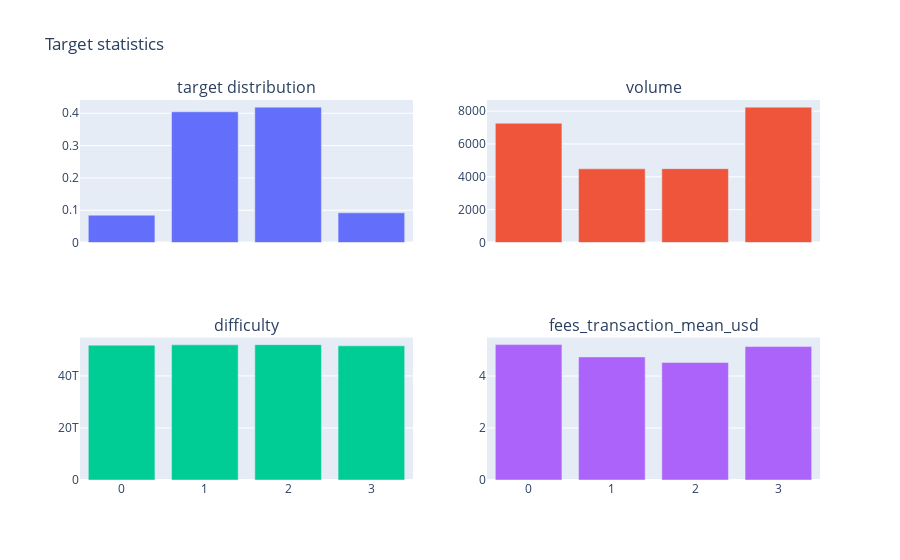

The code cell stored with this chart in its notebook:
### Code cell
# 보다 관계를 명확히 파악하기 위해 barplot을 이용한 시각화 코드 작성
fig: go.Figure = make_subplots(
    rows=2,
    cols=2,
    shared_xaxes=True,
    subplot_titles=(
    "target distribution",
    "volume",
    "difficulty",
    "fees_transaction_mean_usd",
    #"block_count",
    ),
)
_target_disrtibution = eda_df["target"].value_counts() / len(eda_df)
fig.add_trace(
    go.Bar(
        x=_target_disrtibution.index, 
        y=_target_disrtibution,
    ), row=1, col=1
)
fig.add_trace(go.Bar(x=bar_df["target"], y=bar_df["volume"]), row=1, col=2)
fig.add_trace(go.Bar(x=bar_df["target"], y=bar_df["difficulty"]), row=2, col=1)
fig.add_trace(go.Bar(x=bar_df["target"], y=bar_df["fees_transaction_mean_usd"]), row=2, col=2)
#fig.add_trace(go.Bar(x=bar_df["target"], y=bar_df["block_count"]), row=3, col=1)
fig.update_layout(title_text="Target statistics", showlegend=False)
fig.update_xaxes(title_text="Target", row=3)
fig.show()

### Figure 1 — Plotly figure (JSON) as saved in the notebook; plotly's stock layout.template omitted (floating-point values rounded to 4 significant figures)
{"data": [{"type": "bar", "x": [2, 1, 3, 0], "xaxis": "x", "y": [0.4191, 0.4046, 0.09189, 0.08447], "yaxis": "y"}, {"type": "bar", "x": [0, 1, 2, 3], "xaxis": "x2", "y": [7261.0, 4483.0, 4496.0, 8243.0], "yaxis": "y2"}, {"type": "bar", "x": [0, 1, 2, 3], "xaxis": "x3", "y": [51840000000000.0, 51960000000000.0, 52030000000000.0, 51560000000000.0], "yaxis": "y3"}, {"type": "bar", "x": [0, 1, 2, 3], "xaxis": "x4", "y": [5.209, 4.737, 4.522, 5.134], "yaxis": "y4"}], "layout": {"annotations": [{"font": {"size": 16}, "showarrow": false, "text": "target distribution", "x": 0.225, "xanchor": "center", "xref": "paper", "y": 1, "yanchor": "bottom", "yref": "paper"}, {"font": {"size": 16}, "showarrow": false, "text": "volume", "x": 0.775, "xanchor": "center", "xref": "paper", "y": 1, "yanchor": "bottom", "yref": "paper"}, {"font": {"size": 16}, "showarrow": false, "text": "difficulty", "x": 0.225, "xanchor": "center", "xref": "paper", "y": 0.375, "yanchor": "bottom", "yref": "paper"}, {"font": {"size": 16}, "showarrow": false, "text": "fees_transaction_mean_usd", "x": 0.775, "xanchor": "center", "xref": "paper", "y": 0.375, "yanchor": "bottom", "yref": "paper"}], "showlegend": false, "title": {"text": "Target statistics"}, "xaxis": {"anchor": "y", "domain": [0, 0.45], "matches": "x3", "showticklabels": false}, "xaxis2": {"anchor": "y2", "domain": [0.55, 1], "matches": "x4", "showticklabels": false}, "xaxis3": {"anchor": "y3", "domain": [0, 0.45]}, "xaxis4": {"anchor": "y4", "domain": [0.55, 1]}, "yaxis": {"anchor": "x", "domain": [0.625, 1]}, "yaxis2": {"anchor": "x2", "domain": [0.625, 1]}, "yaxis3": {"anchor": "x3", "domain": [0, 0.375]}, "yaxis4": {"anchor": "x4", "domain": [0, 0.375]}}}
